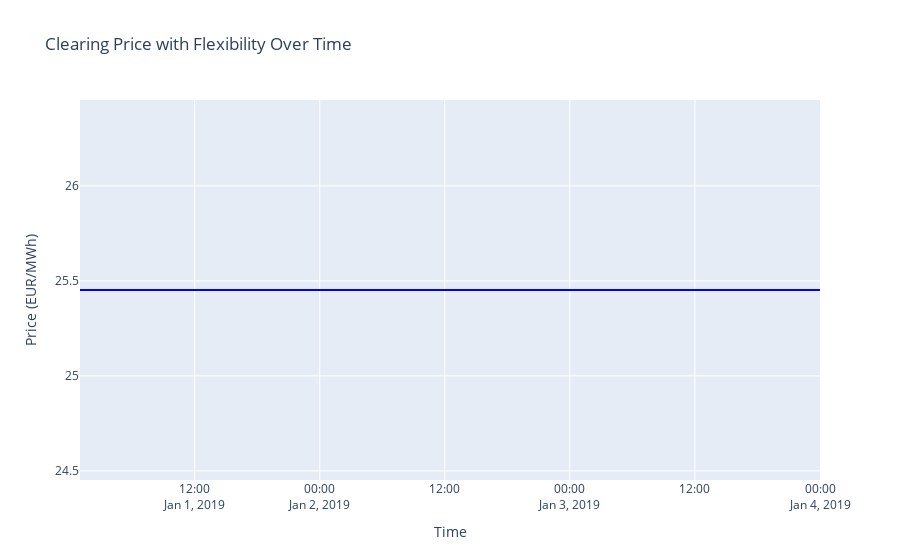

Here is the notebook cell this chart was saved with:
### Markdown cell above
*Explanation*

- **Saving the DataFrame**:
    - The clearing price data is saved to a CSV file with the following line:

### Code cell
# Load the market_meta CSV file for Use Case 2
market_meta_uc2 = pd.read_csv(
    "outputs/tutorial_09_steel_plant_Day_Ahead/market_meta.csv"
)

# Convert 'time' column to datetime if it's not already in the correct format
market_meta_uc2["time"] = pd.to_datetime(market_meta_uc2["time"])

# ---- Save the DataFrame for future use ----
# Save the clearing price data as a CSV for future comparison
market_meta_uc2[["time", "price"]].to_csv(
    "outputs/clearing_price_use_case_2.csv", index=False
)

print("Saved the clearing price data of Use Case 2 to CSV.")

# ---- Plotting ----
# Create a Plotly figure for the clearing price
fig = go.Figure()

# Add a scatter plot trace for the price over time
fig.add_trace(
    go.Scatter(
        x=market_meta_uc2["time"],
        y=market_meta_uc2["price"],
        mode="lines",
        name="Clearing Price - Flexibility",
        line=dict(color="blue"),
    )
)

# Set the layout for the figure
fig.update_layout(
    title="Clearing Price with Flexibility Over Time",
    xaxis_title="Time",
    yaxis_title="Price (EUR/MWh)",
    xaxis=dict(showgrid=True),
    yaxis=dict(showgrid=True),
)

# Display the figure
fig.show()

### Figure 1 — Plotly figure (JSON) as saved in the notebook; plotly's stock layout.template omitted (floating-point values rounded to 4 significant figures)
{"data": [{"line": {"color": "blue"}, "mode": "lines", "name": "Clearing Price - Flexibility", "type": "scatter", "x": ["2019-01-01T01:00:00", "2019-01-01T02:00:00", "2019-01-01T03:00:00", "2019-01-01T04:00:00", "2019-01-01T05:00:00", "2019-01-01T06:00:00", "2019-01-01T07:00:00", "2019-01-01T08:00:00", "2019-01-01T09:00:00", "2019-01-01T10:00:00", "2019-01-01T11:00:00", "2019-01-01T12:00:00", "2019-01-01T13:00:00", "2019-01-01T14:00:00", "2019-01-01T15:00:00", "2019-01-01T16:00:00", "2019-01-01T17:00:00", "2019-01-01T18:00:00", "2019-01-01T19:00:00", "2019-01-01T20:00:00", "2019-01-01T21:00:00", "2019-01-01T22:00:00", "2019-01-01T23:00:00", "2019-01-02T00:00:00", "2019-01-02T01:00:00", "2019-01-02T02:00:00", "2019-01-02T03:00:00", "2019-01-02T04:00:00", "2019-01-02T05:00:00", "2019-01-02T06:00:00", "2019-01-02T07:00:00", "2019-01-02T08:00:00", "2019-01-02T09:00:00", "2019-01-02T10:00:00", "2019-01-02T11:00:00", "2019-01-02T12:00:00", "2019-01-02T13:00:00", "2019-01-02T14:00:00", "2019-01-02T15:00:00", "2019-01-02T16:00:00", "2019-01-02T17:00:00", "2019-01-02T18:00:00", "2019-01-02T19:00:00", "2019-01-02T20:00:00", "2019-01-02T21:00:00", "2019-01-02T22:00:00", "2019-01-02T23:00:00", "2019-01-03T00:00:00", "2019-01-03T01:00:00", "2019-01-03T02:00:00", "2019-01-03T03:00:00", "2019-01-03T04:00:00", "2019-01-03T05:00:00", "2019-01-03T06:00:00", "2019-01-03T07:00:00", "2019-01-03T08:00:00", "2019-01-03T09:00:00", "2019-01-03T10:00:00", "2019-01-03T11:00:00", "2019-01-03T12:00:00", "2019-01-03T13:00:00", "2019-01-03T14:00:00", "2019-01-03T15:00:00", "2019-01-03T16:00:00", "2019-01-03T17:00:00", "2019-01-03T18:00:00", "2019-01-03T19:00:00", "2019-01-03T20:00:00", "2019-01-03T21:00:00", "2019-01-03T22:00:00", "2019-01-03T23:00:00", "2019-01-04T00:00:00"], "y": [25.45, 25.45, 25.45, 25.45, 25.45, 25.45, 25.45, 25.45, 25.45, 25.45, 25.45, 25.45, 25.45, 25.45, 25.45, 25.45, 25.45, 25.45, 25.45, 25.45, 25.45, 25.45, 25.45, 25.45, 25.45, 25.45, 25.45, 25.45, 25.45, 25.45, 25.45, 25.45, 25.45, 25.45, 25.45, 25.45, 25.45, 25.45, 25.45, 25.45, 25.45, 25.45, 25.45, 25.45, 25.45, 25.45, 25.45, 25.45, 25.45, 25.45, 25.45, 25.45, 25.45, 25.45, 25.45, 25.45, 25.45, 25.45, 25.45, 25.45, 25.45, 25.45, 25.45, 25.45, 25.45, 25.45, 25.45, 25.45, 25.45, 25.45, 25.45, 25.45]}], "layout": {"title": {"text": "Clearing Price with Flexibility Over Time"}, "xaxis": {"showgrid": true, "title": {"text": "Time"}}, "yaxis": {"showgrid": true, "title": {"text": "Price (EUR/MWh)"}}}}
